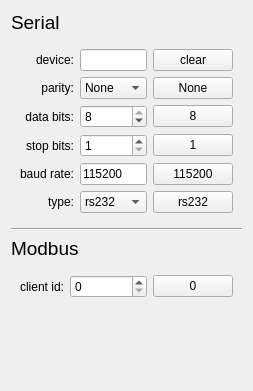
              <widget class="QWidget" name="mbrtu_settings">
               <property name="geometry">
                <rect>
                 <x>0</x>
                 <y>0</y>
                 <width>253</width>
                 <height>391</height>
                </rect>
               </property>
               <layout class="QGridLayout" name="gridLayout_15">
                <item row="3" column="0">
                 <widget class="QLabel" name="label_32">
                  <property name="font">
                   <font>
                    <pointsize>14</pointsize>
                   </font>
                  </property>
                  <property name="text">
                   <string>Modbus</string>
                  </property>
                 </widget>
                </item>
                <item row="5" column="0">
                 <widget class="QWidget" name="widget_15" native="true">
                  <layout class="QGridLayout" name="gridLayout_21">
                   <item row="0" column="0">
                    <widget class="QLabel" name="label_33">
                     <property name="text">
                      <string>client id:</string>
                     </property>
                     <property name="alignment">
                      <set>Qt::AlignRight|Qt::AlignTrailing|Qt::AlignVCenter</set>
                     </property>
                    </widget>
                   </item>
                   <item row="0" column="2">
                    <widget class="QPushButton" name="mbrtu_clientid_default">
                     <property name="toolTip">
                      <string>set default modbus client id (0)</string>
                     </property>
                     <property name="statusTip">
                      <string>set default modbus client id (0)</string>
                     </property>
                     <property name="text">
                      <string>0</string>
                     </property>
                    </widget>
                   </item>
                   <item row="0" column="1">
                    <widget class="QSpinBox" name="mbrtu_clientid">
                     <property name="sizePolicy">
                      <sizepolicy hsizetype="Minimum" vsizetype="Fixed">
                       <horstretch>1</horstretch>
                       <verstretch>0</verstretch>
                      </sizepolicy>
                     </property>
                     <property name="toolTip">
                      <string>modbus client id</string>
                     </property>
                     <property name="statusTip">
                      <string>modbus client id</string>
                     </property>
                     <property name="maximum">
                      <number>255</number>
                     </property>
                    </widget>
                   </item>
                  </layout>
                 </widget>
                </item>
                <item row="1" column="0">
                 <widget class="QWidget" name="widget_10" native="true">
                  <layout class="QGridLayout" name="gridLayout_16">
                   <item row="4" column="0">
                    <widget class="QLabel" name="label_23">
                     <property name="text">
                      <string>baud rate:</string>
                     </property>
                     <property name="alignment">
                      <set>Qt::AlignRight|Qt::AlignTrailing|Qt::AlignVCenter</set>
                     </property>
                    </widget>
                   </item>
                   <item row="0" column="0">
                    <widget class="QLabel" name="label_19">
                     <property name="text">
                      <string>device:</string>
                     </property>
                     <property name="alignment">
                      <set>Qt::AlignRight|Qt::AlignTrailing|Qt::AlignVCenter</set>
                     </property>
                    </widget>
                   </item>
                   <item row="0" column="1">
                    <widget class="QLineEdit" name="mbrtu_device">
                     <property name="toolTip">
                      <string>serial device</string>
                     </property>
                     <property name="statusTip">
                      <string>serial device</string>
                     </property>
                    </widget>
                   </item>
                   <item row="3" column="2">
                    <widget class="QPushButton" name="mbrtu_stopbits_default">
                     <property name="toolTip">
                      <string>set default number of stop bits (1)</string>
                     </property>
                     <property name="statusTip">
                      <string>set default number of stop bits (1)</string>
                     </property>
                     <property name="text">
                      <string>1</string>
                     </property>
                    </widget>
                   </item>
                   <item row="3" column="0">
                    <widget class="QLabel" name="label_22">
                     <property name="text">
                      <string>stop bits:</string>
                     </property>
                     <property name="alignment">
                      <set>Qt::AlignRight|Qt::AlignTrailing|Qt::AlignVCenter</set>
                     </property>
                    </widget>
                   </item>
                   <item row="2" column="2">
                    <widget class="QPushButton" name="mbrtu_databits_default">
                     <property name="toolTip">
                      <string>default number of data bits (8)</string>
                     </property>
                     <property name="statusTip">
                      <string>default number of data bits (8)</string>
                     </property>
                     <property name="text">
                      <string>8</string>
                     </property>
                    </widget>
                   </item>
                   <item row="4" column="1">
                    <widget class="QLineEdit" name="mbrtu_baudrate">
                     <property name="toolTip">
                      <string>serial baud rate</string>
                     </property>
                     <property name="statusTip">
                      <string>serial baud rate</string>
                     </property>
                     <property name="text">
                      <string>115200</string>
                     </property>
                    </widget>
                   </item>
                   <item row="1" column="0">
                    <widget class="QLabel" name="label_20">
                     <property name="text">
                      <string>parity:</string>
                     </property>
                     <property name="alignment">
                      <set>Qt::AlignRight|Qt::AlignTrailing|Qt::AlignVCenter</set>
                     </property>
                    </widget>
                   </item>
                   <item row="2" column="1">
                    <widget class="QSpinBox" name="mbrtu_databits">
                     <property name="toolTip">
                      <string>number of data bits</string>
                     </property>
                     <property name="statusTip">
                      <string>number of data bits</string>
                     </property>
                     <property name="minimum">
                      <number>5</number>
                     </property>
                     <property name="maximum">
                      <number>8</number>
                     </property>
                     <property name="value">
                      <number>8</number>
                     </property>
                    </widget>
                   </item>
                   <item row="1" column="2">
                    <widget class="QPushButton" name="mbrtu_parity_default">
                     <property name="toolTip">
                      <string>set default serial parity (None)</string>
                     </property>
                     <property name="statusTip">
                      <string>set default serial parity (None)</string>
                     </property>
                     <property name="text">
                      <string>None</string>
                     </property>
                    </widget>
                   </item>
                   <item row="4" column="2">
                    <widget class="QPushButton" name="mbrtu_baudrate_default">
                     <property name="toolTip">
                      <string>set default serial baud rate</string>
                     </property>
                     <property name="statusTip">
                      <string>set default serial baud rate</string>
                     </property>
                     <property name="text">
                      <string>115200</string>
                     </property>
                    </widget>
                   </item>
                   <item row="2" column="0">
                    <widget class="QLabel" name="label_21">
                     <property name="text">
                      <string>data bits:</string>
                     </property>
                     <property name="alignment">
                      <set>Qt::AlignRight|Qt::AlignTrailing|Qt::AlignVCenter</set>
                     </property>
                    </widget>
                   </item>
                   <item row="3" column="1">
                    <widget class="QSpinBox" name="mbrtu_stopbits">
                     <property name="toolTip">
                      <string>number of stop bits</string>
                     </property>
                     <property name="statusTip">
                      <string>number of stop bits</string>
                     </property>
                     <property name="minimum">
                      <number>1</number>
                     </property>
                     <property name="maximum">
                      <number>2</number>
                     </property>
                    </widget>
                   </item>
                   <item row="1" column="1">
                    <widget class="QComboBox" name="mbrtu_parity">
                     <property name="toolTip">
                      <string>serial parity</string>
                     </property>
                     <property name="statusTip">
                      <string>serial parity</string>
                     </property>
                     <item>
                      <property name="text">
                       <string>None</string>
                      </property>
                     </item>
                     <item>
                      <property name="text">
                       <string>Even</string>
                      </property>
                     </item>
                     <item>
                      <property name="text">
                       <string>Odd</string>
                      </property>
                     </item>
                    </widget>
                   </item>
                   <item row="5" column="0">
                    <widget class="QLabel" name="label_24">
                     <property name="text">
                      <string>type:</string>
                     </property>
                     <property name="alignment">
                      <set>Qt::AlignRight|Qt::AlignTrailing|Qt::AlignVCenter</set>
                     </property>
                    </widget>
                   </item>
                   <item row="5" column="1">
                    <widget class="QComboBox" name="mbrtu_serialtype">
                     <property name="toolTip">
                      <string>serial type</string>
                     </property>
                     <property name="statusTip">
                      <string>serial type</string>
                     </property>
                     <item>
                      <property name="text">
                       <string>rs232</string>
                      </property>
                     </item>
                     <item>
                      <property name="text">
                       <string>rs485</string>
                      </property>
                     </item>
                    </widget>
                   </item>
                   <item row="5" column="2">
                    <widget class="QPushButton" name="mbrtu_serialtype_default">
                     <property name="toolTip">
                      <string>set default serial type (rs232)</string>
                     </property>
                     <property name="statusTip">
                      <string>set default serial type (rs232)</string>
                     </property>
                     <property name="text">
                      <string>rs232</string>
                     </property>
                    </widget>
                   </item>
                   <item row="0" column="2">
                    <widget class="QPushButton" name="mbrtu_device_default">
                     <property name="toolTip">
                      <string>clear serial device</string>
                     </property>
                     <property name="statusTip">
                      <string>clear serial device</string>
                     </property>
                     <property name="text">
                      <string>clear</string>
                     </property>
                    </widget>
                   </item>
                  </layout>
                 </widget>
                </item>
                <item row="6" column="0">
                 <spacer name="verticalSpacer_6">
                  <property name="orientation">
                   <enum>Qt::Vertical</enum>
                  </property>
                  <property name="sizeHint" stdset="0">
                   <size>
                    <width>20</width>
                    <height>40</height>
                   </size>
                  </property>
                 </spacer>
                </item>
                <item row="2" column="0">
                 <widget class="Line" name="line_5">
                  <property name="orientation">
                   <enum>Qt::Horizontal</enum>
                  </property>
                 </widget>
                </item>
                <item row="0" column="0">
                 <widget class="QLabel" name="label_18">
                  <property name="font">
                   <font>
                    <pointsize>14</pointsize>
                   </font>
                  </property>
                  <property name="text">
                   <string>Serial</string>
                  </property>
                 </widget>
                </item>
               </layout>
              </widget>
